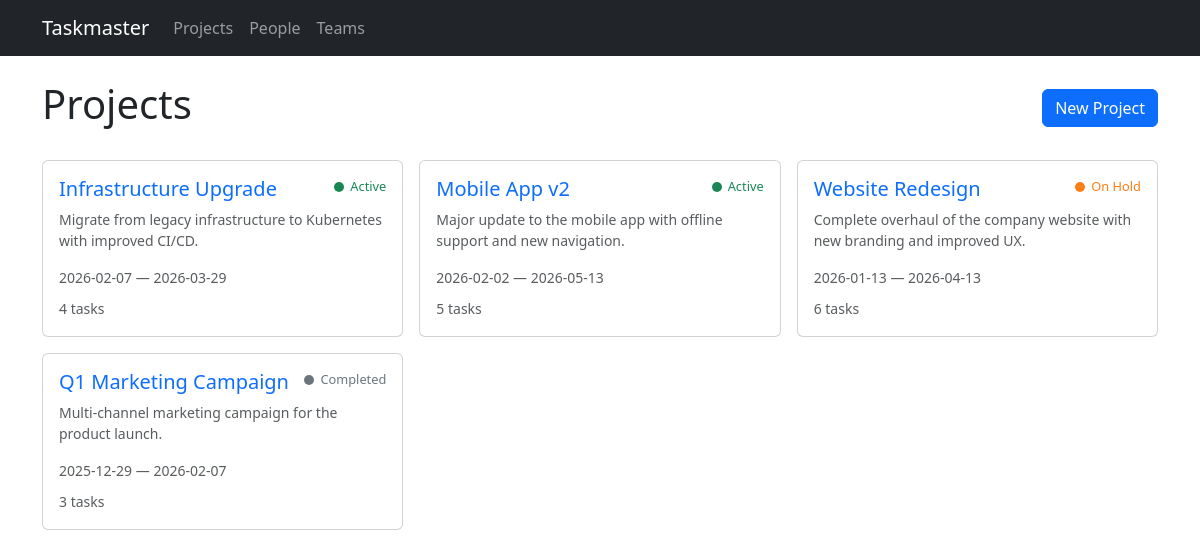
The app's page /projects with its own data.
### models.py (models this page shows)
class Project(db.Model):
    id = db.Column(db.Integer, primary_key=True)
    name = db.Column(db.String(200), nullable=False)
    description = db.Column(db.Text)
    start_date = db.Column(db.Date)
    end_date = db.Column(db.Date)
    status = db.Column(db.String(20), default='active')  # active, completed, on_hold
    tasks = db.relationship('Task', backref='project', lazy=True, cascade='all, delete-orphan')

### routes/projects.py (the view)
@bp.route('/projects')
def list_projects():
    projects = Project.query.order_by(Project.start_date.desc()).all()
    return render_template('projects/list.html', projects=projects)

### templates/projects/list.html (shortened to what this page needs)
{% extends "base.html" %}
{% block content %}
<div class="d-flex justify-content-between align-items-center mb-4">
    <h1>Projects</h1>
    <a href="{{ url_for('projects.new_project') }}" class="btn btn-primary">New Project</a>
</div>
{% if projects %}
<div class="row g-3">
    {% for project in projects %}
    <div class="col-md-6 col-lg-4">
        <div class="card card-hover h-100">
            <div class="card-body">
                <div class="d-flex justify-content-between align-items-start mb-2">
                    <h5 class="card-title mb-0">
                        <a href="{{ url_for('projects.detail', id=project.id) }}" class="text-decoration-none">
                            {{ project.name }}
                        </a>
                    </h5>
                    <span class="project-status status-{{ project.status }}">
                        <span class="status-dot"></span>{{ project.status | replace('_', ' ') | title }}
                    </span>
                </div>
                {% if project.description %}
                <p class="card-text text-muted small">{{ project.description[:120] }}{% if project.description|length > 120 %}...{% endif %}</p>
                {% endif %}
                <div class="small text-muted">
                    {% if project.start_date %}{{ project.start_date }}{% endif %}
                    {% if project.start_date and project.end_date %} &mdash; {% endif %}
                    {% if project.end_date %}{{ project.end_date }}{% endif %}
                </div>
                <div class="mt-2">
                    <span class="text-muted small">{{ project.tasks|length }} tasks</span>
                </div>
            </div>
        </div>
    </div>
    {% endfor %}
</div>
{% else %}
<div class="text-center py-5">
    <p class="text-muted">No projects yet.</p>
    <a href="{{ url_for('projects.new_project') }}" class="btn btn-primary">Create your first project</a>
</div>
{% endif %}
{% endblock %}

### static/style.css (style rules this page uses)
.project-status { display: inline-flex; align-items: center; gap: 6px; font-size: 0.8rem; font-weight: 500; }
.project-status .status-dot { width: 10px; height: 10px; border-radius: 50%; display: inline-block; }
.project-status.status-active .status-dot { background-color: #198754; }
.project-status.status-active { color: #198754; }
.project-status.status-completed .status-dot { background-color: #6c757d; }
.project-status.status-completed { color: #6c757d; }
.project-status.status-on_hold .status-dot { background-color: #fd7e14; }
.project-status.status-on_hold { color: #fd7e14; }

### records on screen
Project: name "Infrastructure Upgrade", status "Active", description "Migrate from legacy infrastructure to Kubernetes with improved CI/CD.", start_date "2026-02-07", end_date "2026-03-29", tasks|length "4"
Project: name "Mobile App v2", status "Active", description "Major update to the mobile app with offline support and new navigation.", start_date "2026-02-02", end_date "2026-05-13", tasks|length "5"
Project: name "Website Redesign", status "On Hold", description "Complete overhaul of the company website with new branding and improved UX.", start_date "2026-01-13", end_date "2026-04-13", tasks|length "6"
Project: name "Q1 Marketing Campaign", status "Completed", description "Multi-channel marketing campaign for the product launch.", start_date "2025-12-29", end_date "2026-02-07", tasks|length "3"
